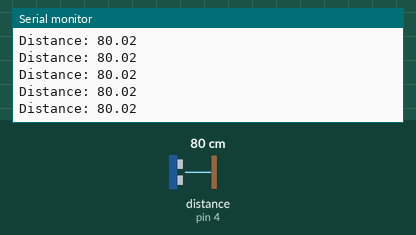
Bench run of a sketch on a simulated Arduino Uno, built with avr-gcc and run on an emulated ATmega328P. Shown: the last lines printed to the serial monitor. Wiring (inferred from the names in the program): ultrasonic range finder: trigger pin 2; echo pin 4. The test bench sets the inputs (shaded band); at power-on: distance to the obstacle (sensor on pin 4) 80 cm. The echo pulse lasts 58.3 µs per cm.

Above: at 1.2 s.
1.3 s: distance to the obstacle (sensor on pin 4) set to 120 cm
At 1.49 s:
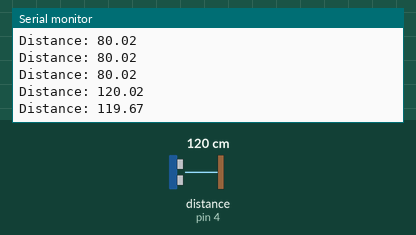
4.3 s: distance to the obstacle (sensor on pin 4) set to 2 cm
At 4.3 s:
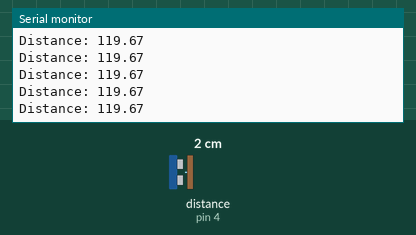
5.8 s: distance to the obstacle (sensor on pin 4) set to 299 cm
At 5.83 s:
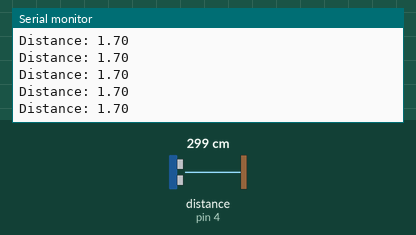
8.8 s: distance to the obstacle (sensor on pin 4) set to 250 cm
At 8.91 s:
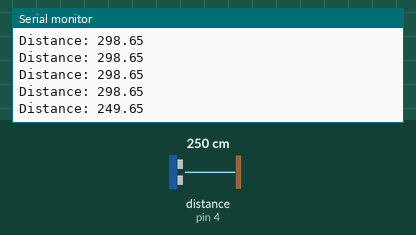
Timing chart, 0 to 11.8 s (numbered marks = the images above; inputs shaded):
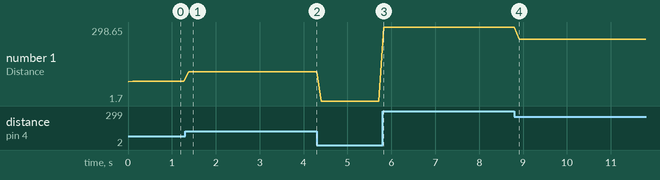

The sketch:

distance-sensor-hcsr04-sketch.ino
```cpp
// HC-SR04 Ultrasonic sensor
// Requires a 5V input.
#define echoPin 4
#define trigPin 2


float distance;
int sample_time = 100; // Take a reading every 100 milliseconds.


///////// Helper Functions ////////////

float get_distance() {

  /*
   * This function returns the distance measured by
   * the ultrasonic sensor.
   *
   * Output:
   *  distance in cm, type: float
   */

  float duration, distance;

  // Start with everything off
  digitalWrite(trigPin, LOW);
  delayMicroseconds(2);

  digitalWrite(trigPin, HIGH);
  delayMicroseconds(10);
  digitalWrite(trigPin, LOW);

  // Mesaure the response from the Echo Pin

  duration = pulseIn(echoPin, HIGH);

  // Use the duration to determine the distance
  // Use 343 m/s as the speed of sound
  // the signal from the trig pin goes out then returns, thats why we divide the duration by 2.
  distance = (duration / 2) * 0.0343;

  return distance;

}


///////////// End of helper functions ////////////////


void setup() {

  Serial.begin(9600);

  // define the pin modes
  pinMode(trigPin, OUTPUT);
  pinMode(echoPin, INPUT);

}


void loop() {

    distance = get_distance();
    Serial.print("Distance: ");
    Serial.println(distance);

    delay(sample_time);

}
```

Measured:
- after the input at 1.3 s, the serial monitor: prints a new line after 0.08 s (image 1)
- after the input at 8.8 s, the serial monitor: prints a new line after 0.11 s (image 4)
- plotted number 1: 80.02 → 119.67 after the input at 1.3 s, 119.67 → 1.7 after the input at 4.3 s, 1.7 → 298.65 after the input at 5.8 s, 298.65 → 249.65 after the input at 8.8 s
